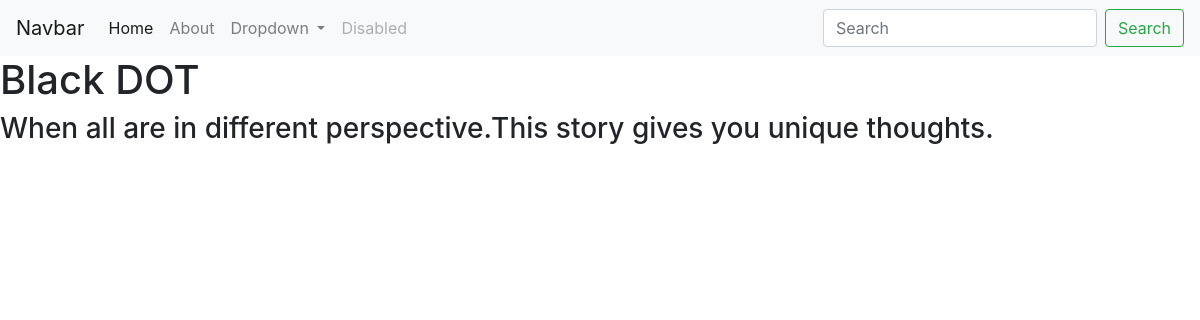
The page /myworks/2/ on the database its author committed.
### myworks/models.py (models this page shows)
class Myworks(models.Model):
    title =models.CharField(max_length=200)
    description=models.TextField()
    url =models.URLField(blank=True)

### myworks/views.py (the view)
# urls.py: path('<int:myworks_id>/',views.detail,name='detail'),
def detail(request, myworks_id):
    myworks=get_object_or_404(Myworks, pk=myworks_id)
    return render(request,'myworks/detail.html',{'myworks':myworks})

### myworks/templates/myworks/detail.html
{% extends 'projects/base.html' %}
{% block content %}
<h1>{{ myworks.title }}</h1>
<h3>{{ myworks.description|safe }}</h3>
{% endblock %}

### rows shown on the page
Myworks: title "Black DOT", description "When all are in different perspective.This story gives you unique thoughts."
